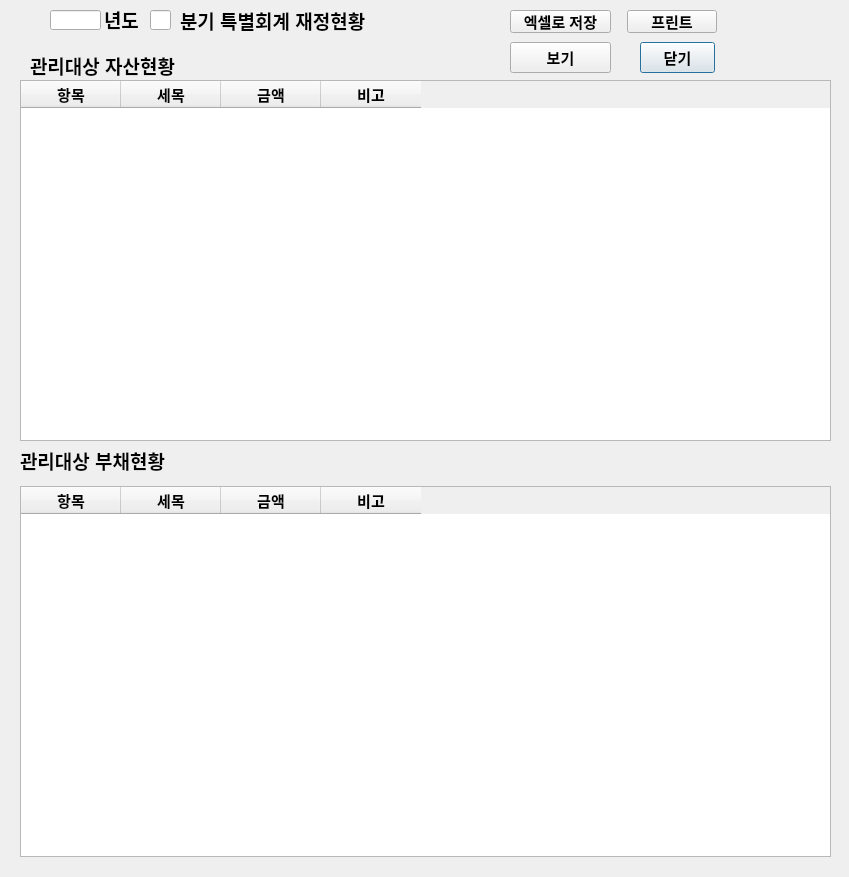
<?xml version="1.0" encoding="UTF-8"?>
<ui version="4.0">
 <class>Dialog</class>
 <widget class="QDialog" name="Dialog">
  <property name="geometry">
   <rect>
    <x>0</x>
    <y>0</y>
    <width>849</width>
    <height>877</height>
   </rect>
  </property>
  <property name="font">
   <font>
    <pointsize>11</pointsize>
   </font>
  </property>
  <property name="windowTitle">
   <string>Dialog</string>
  </property>
  <widget class="QTableWidget" name="asset_tableWidget">
   <property name="geometry">
    <rect>
     <x>20</x>
     <y>80</y>
     <width>811</width>
     <height>361</height>
    </rect>
   </property>
   <property name="font">
    <font>
     <pointsize>11</pointsize>
     <weight>75</weight>
     <bold>true</bold>
    </font>
   </property>
   <property name="focusPolicy">
    <enum>Qt::NoFocus</enum>
   </property>
   <column>
    <property name="text">
     <string>항목</string>
    </property>
    <property name="font">
     <font>
      <pointsize>11</pointsize>
      <weight>75</weight>
      <bold>true</bold>
     </font>
    </property>
   </column>
   <column>
    <property name="text">
     <string>세목</string>
    </property>
    <property name="font">
     <font>
      <pointsize>11</pointsize>
      <weight>75</weight>
      <bold>true</bold>
     </font>
    </property>
   </column>
   <column>
    <property name="text">
     <string>금액</string>
    </property>
    <property name="font">
     <font>
      <pointsize>11</pointsize>
      <weight>75</weight>
      <bold>true</bold>
     </font>
    </property>
   </column>
   <column>
    <property name="text">
     <string>비고</string>
    </property>
    <property name="font">
     <font>
      <pointsize>11</pointsize>
      <weight>75</weight>
      <bold>true</bold>
     </font>
    </property>
   </column>
  </widget>
  <widget class="QTableWidget" name="liabilities_tableWidget">
   <property name="geometry">
    <rect>
     <x>20</x>
     <y>486</y>
     <width>811</width>
     <height>371</height>
    </rect>
   </property>
   <property name="font">
    <font>
     <pointsize>11</pointsize>
     <weight>75</weight>
     <bold>true</bold>
    </font>
   </property>
   <property name="focusPolicy">
    <enum>Qt::NoFocus</enum>
   </property>
   <column>
    <property name="text">
     <string>항목</string>
    </property>
    <property name="font">
     <font>
      <pointsize>11</pointsize>
      <weight>75</weight>
      <bold>true</bold>
     </font>
    </property>
   </column>
   <column>
    <property name="text">
     <string>세목</string>
    </property>
    <property name="font">
     <font>
      <pointsize>11</pointsize>
      <weight>75</weight>
      <bold>true</bold>
     </font>
    </property>
   </column>
   <column>
    <property name="text">
     <string>금액</string>
    </property>
    <property name="font">
     <font>
      <pointsize>11</pointsize>
      <weight>75</weight>
      <bold>true</bold>
     </font>
    </property>
   </column>
   <column>
    <property name="text">
     <string>비고</string>
    </property>
    <property name="font">
     <font>
      <pointsize>11</pointsize>
      <weight>75</weight>
      <bold>true</bold>
     </font>
    </property>
   </column>
  </widget>
  <widget class="QLabel" name="asset_label">
   <property name="geometry">
    <rect>
     <x>30</x>
     <y>55</y>
     <width>181</width>
     <height>21</height>
    </rect>
   </property>
   <property name="font">
    <font>
     <pointsize>14</pointsize>
     <weight>75</weight>
     <bold>true</bold>
    </font>
   </property>
   <property name="text">
    <string>관리대상 자산현황</string>
   </property>
  </widget>
  <widget class="QPushButton" name="Quarterly_income_close_Button">
   <property name="geometry">
    <rect>
     <x>640</x>
     <y>42</y>
     <width>75</width>
     <height>31</height>
    </rect>
   </property>
   <property name="font">
    <font>
     <pointsize>11</pointsize>
     <weight>75</weight>
     <bold>true</bold>
    </font>
   </property>
   <property name="text">
    <string>닫기</string>
   </property>
  </widget>
  <widget class="QPushButton" name="Quarterly_excel_save_Button">
   <property name="geometry">
    <rect>
     <x>510</x>
     <y>10</y>
     <width>101</width>
     <height>23</height>
    </rect>
   </property>
   <property name="font">
    <font>
     <pointsize>11</pointsize>
     <weight>75</weight>
     <bold>true</bold>
    </font>
   </property>
   <property name="text">
    <string>엑셀로 저장</string>
   </property>
  </widget>
  <widget class="QLineEdit" name="bogo_year_widget">
   <property name="geometry">
    <rect>
     <x>50</x>
     <y>10</y>
     <width>51</width>
     <height>20</height>
    </rect>
   </property>
   <property name="font">
    <font>
     <pointsize>14</pointsize>
     <weight>75</weight>
     <bold>true</bold>
    </font>
   </property>
   <property name="text">
    <string/>
   </property>
  </widget>
  <widget class="QLabel" name="year_label">
   <property name="geometry">
    <rect>
     <x>104</x>
     <y>9</y>
     <width>41</width>
     <height>21</height>
    </rect>
   </property>
   <property name="font">
    <font>
     <pointsize>14</pointsize>
     <weight>75</weight>
     <bold>true</bold>
    </font>
   </property>
   <property name="text">
    <string>년도</string>
   </property>
  </widget>
  <widget class="QLineEdit" name="Quarter_widget">
   <property name="geometry">
    <rect>
     <x>150</x>
     <y>10</y>
     <width>21</width>
     <height>20</height>
    </rect>
   </property>
   <property name="font">
    <font>
     <pointsize>14</pointsize>
     <weight>75</weight>
     <bold>true</bold>
    </font>
   </property>
   <property name="text">
    <string/>
   </property>
  </widget>
  <widget class="QLabel" name="title_label">
   <property name="geometry">
    <rect>
     <x>180</x>
     <y>10</y>
     <width>241</width>
     <height>21</height>
    </rect>
   </property>
   <property name="font">
    <font>
     <pointsize>14</pointsize>
     <weight>75</weight>
     <bold>true</bold>
    </font>
   </property>
   <property name="text">
    <string>분기 특별회계 재정현황</string>
   </property>
  </widget>
  <widget class="QPushButton" name="Quarter_view_Button">
   <property name="geometry">
    <rect>
     <x>510</x>
     <y>42</y>
     <width>101</width>
     <height>31</height>
    </rect>
   </property>
   <property name="font">
    <font>
     <pointsize>11</pointsize>
     <weight>75</weight>
     <bold>true</bold>
    </font>
   </property>
   <property name="text">
    <string>보기</string>
   </property>
  </widget>
  <widget class="QLabel" name="balance_label">
   <property name="geometry">
    <rect>
     <x>20</x>
     <y>450</y>
     <width>181</width>
     <height>21</height>
    </rect>
   </property>
   <property name="font">
    <font>
     <pointsize>14</pointsize>
     <weight>75</weight>
     <bold>true</bold>
    </font>
   </property>
   <property name="text">
    <string>관리대상 부채현황</string>
   </property>
  </widget>
  <widget class="QPushButton" name="QPrint_Button">
   <property name="geometry">
    <rect>
     <x>627</x>
     <y>10</y>
     <width>90</width>
     <height>23</height>
    </rect>
   </property>
   <property name="font">
    <font>
     <pointsize>11</pointsize>
     <weight>75</weight>
     <bold>true</bold>
    </font>
   </property>
   <property name="text">
    <string>프린트</string>
   </property>
  </widget>
 </widget>
 <tabstops>
  <tabstop>Quarter_widget</tabstop>
  <tabstop>Quarter_view_Button</tabstop>
  <tabstop>Quarterly_excel_save_Button</tabstop>
  <tabstop>QPrint_Button</tabstop>
  <tabstop>Quarterly_income_close_Button</tabstop>
  <tabstop>bogo_year_widget</tabstop>
 </tabstops>
 <resources/>
 <connections>
  <connection>
   <sender>QPrint_Button</sender>
   <signal>clicked()</signal>
   <receiver>Dialog</receiver>
   <slot>print_button_clicked()</slot>
   <hints>
    <hint type="sourcelabel">
     <x>699</x>
     <y>20</y>
    </hint>
    <hint type="destinationlabel">
     <x>732</x>
     <y>18</y>
    </hint>
   </hints>
  </connection>
  <connection>
   <sender>Quarterly_excel_save_Button</sender>
   <signal>clicked()</signal>
   <receiver>Dialog</receiver>
   <slot>special_Q_excel_save()</slot>
   <hints>
    <hint type="sourcelabel">
     <x>513</x>
     <y>18</y>
    </hint>
    <hint type="destinationlabel">
     <x>469</x>
     <y>20</y>
    </hint>
   </hints>
  </connection>
  <connection>
   <sender>Quarterly_income_close_Button</sender>
   <signal>clicked()</signal>
   <receiver>Dialog</receiver>
   <slot>special_Q_income_close()</slot>
   <hints>
    <hint type="sourcelabel">
     <x>701</x>
     <y>53</y>
    </hint>
    <hint type="destinationlabel">
     <x>761</x>
     <y>55</y>
    </hint>
   </hints>
  </connection>
  <connection>
   <sender>Quarter_view_Button</sender>
   <signal>clicked()</signal>
   <receiver>Dialog</receiver>
   <slot>status_view()</slot>
   <hints>
    <hint type="sourcelabel">
     <x>557</x>
     <y>47</y>
    </hint>
    <hint type="destinationlabel">
     <x>470</x>
     <y>60</y>
    </hint>
   </hints>
  </connection>
 </connections>
 <slots>
  <slot>status_view()</slot>
  <slot>special_Q_excel_save()</slot>
  <slot>special_Q_income_close()</slot>
  <slot>print_button_clicked()</slot>
 </slots>
</ui>
